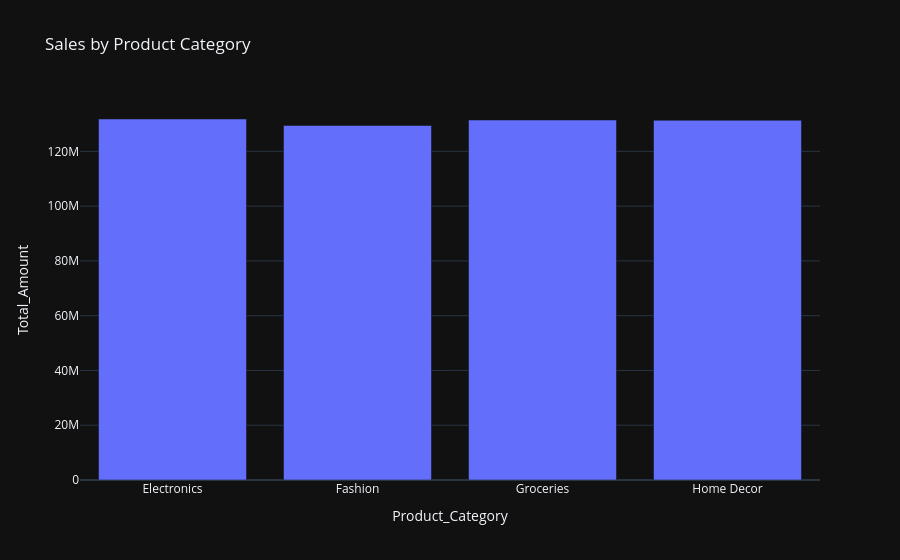

Here is the notebook cell this chart was saved with:
### Code cell
# ==========================================================
# 3. Product Category Performance
# ==========================================================
category_sales = df.groupby('Product_Category')['Total_Amount'].sum().reset_index()

fig3 = px.bar(
    category_sales,
    x='Product_Category',
    y='Total_Amount',
    title='Sales by Product Category'
)
fig3.show()

### Figure 1 — Plotly figure (JSON) as saved in the notebook; plotly's stock layout.template omitted (floating-point values rounded to 4 significant figures)
{"data": [{"hovertemplate": "Product_Category=%{x}<br>Total_Amount=%{y}<extra></extra>", "legendgroup": "", "marker": {"color": "#636efa", "pattern": {"shape": ""}}, "name": "", "orientation": "v", "showlegend": false, "textposition": "auto", "x": ["Electronics", "Fashion", "Groceries", "Home Decor"], "xaxis": "x", "y": [131800000.0, 129500000.0, 131400000.0, 131400000.0], "yaxis": "y", "type": "bar"}], "layout": {"xaxis": {"anchor": "y", "domain": [0.0, 1.0], "title": {"text": "Product_Category"}}, "yaxis": {"anchor": "x", "domain": [0.0, 1.0], "title": {"text": "Total_Amount"}}, "legend": {"tracegroupgap": 0}, "title": {"text": "Sales by Product Category"}, "barmode": "relative"}}
